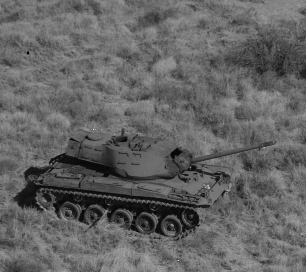
#> input picture tank_first.bmp, 306 x 272 px
$ python main.py
#> lines starting #> are read from the running program, lines starting #| are printed output that depends on the picture
import matplotlib.pyplot as plt
from matplotlib import image
from matplotlib import pyplot
from numpy import asarray
import numpy as np


file1 = "tank_first.bmp"
file2 = "tank_second.bmp"
# file2 = "tank_first.bmp"
# file1 = "tank_second.bmp"

first = plt.imread(file1);
#> first is the input picture: shape (272, 306, 3); min 1, max 235, mean 99.9
second = plt.imread(file2);
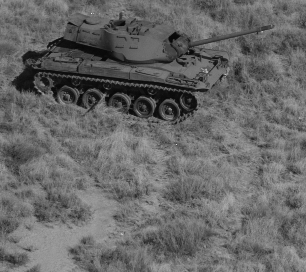
#> input picture tank_second.bmp, 306 x 272 px
#> second is the input picture: shape (272, 306, 3); min 7, max 235, mean 103.9

r1 = first[:, :, 0]
r2 = second[:, :, 0]

U1 = np.fft.fft2(r1)
U2 = np.fft.fft2(r2)

tmp = U1 * U2.conjugate()

arr = abs(np.fft.ifft2(tmp.T)).T
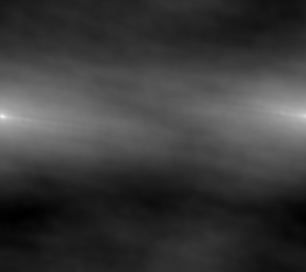
#> arr: shape (272, 306) float64; min 847282421, max 919518671, mean 863840387.4; drawn with min black and max white

plt.matshow(abs(arr))
plt.colorbar()
plt.show()
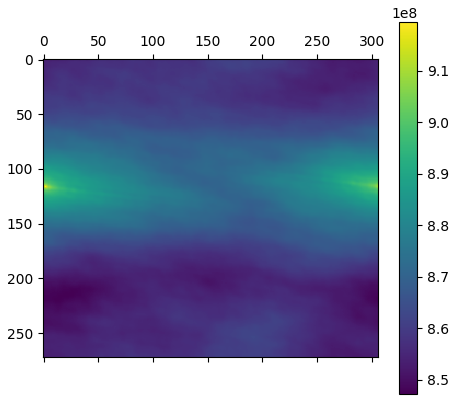
#> figure drawn by matplotlib, 2 panels

indices = np.where(arr == arr.max())
#> indices = ([116], [2])
print(indices[0], indices[1])
#| [116] [2]
# plt.plot(spectr1)
